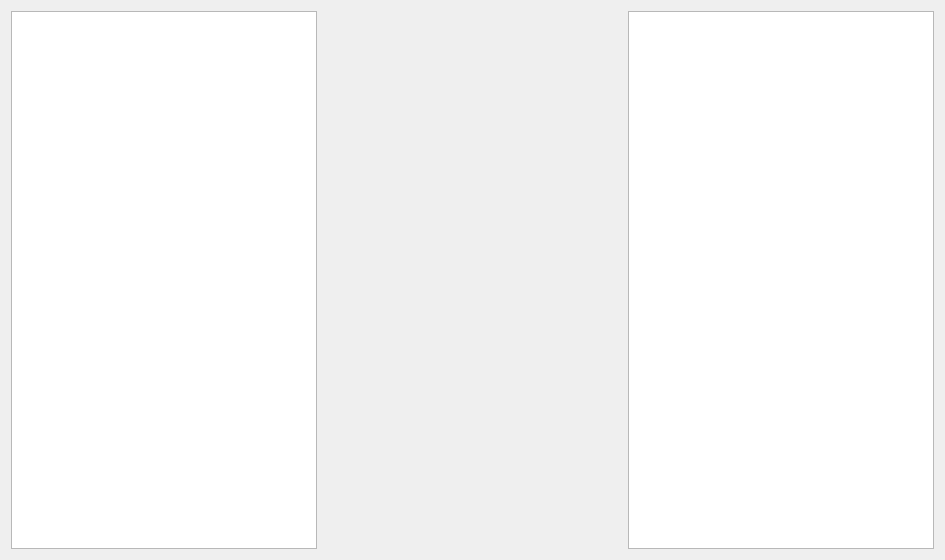
<?xml version="1.0" encoding="UTF-8"?>
<ui version="4.0">
 <class>battle_widget</class>
 <widget class="QWidget" name="battle_widget">
  <property name="geometry">
   <rect>
    <x>0</x>
    <y>0</y>
    <width>945</width>
    <height>560</height>
   </rect>
  </property>
  <property name="windowTitle">
   <string>Form</string>
  </property>
  <property name="styleSheet">
   <string notr="true"/>
  </property>
  <layout class="QVBoxLayout" name="verticalLayout">
   <item>
    <layout class="QHBoxLayout" name="horizontalLayout_2">
     <item>
      <widget class="CustomGraphicsView" name="player"/>
     </item>
     <item>
      <spacer name="horizontalSpacer">
       <property name="orientation">
        <enum>Qt::Orientation::Horizontal</enum>
       </property>
       <property name="sizeHint" stdset="0">
        <size>
         <width>40</width>
         <height>20</height>
        </size>
       </property>
      </spacer>
     </item>
     <item>
      <widget class="CustomGraphicsView" name="monster"/>
     </item>
    </layout>
   </item>
  </layout>
 </widget>
 <customwidgets>
  <customwidget>
   <class>CustomGraphicsView</class>
   <extends>QGraphicsView</extends>
   <header>com.github.dm0896665.main.ui.screen</header>
  </customwidget>
 </customwidgets>
 <resources/>
 <connections/>
</ui>
